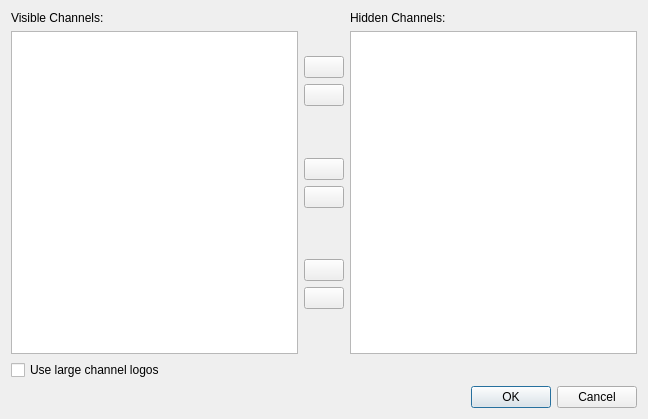
<?xml version="1.0" encoding="UTF-8"?>
<ui version="4.0">
 <class>ChannelEditor</class>
 <widget class="QDialog" name="ChannelEditor">
  <property name="geometry">
   <rect>
    <x>0</x>
    <y>0</y>
    <width>648</width>
    <height>419</height>
   </rect>
  </property>
  <property name="windowTitle">
   <string>Edit Channels</string>
  </property>
  <layout class="QVBoxLayout" name="verticalLayout_4">
   <item>
    <layout class="QHBoxLayout" name="horizontalLayout">
     <item>
      <layout class="QVBoxLayout" name="verticalLayout_2">
       <item>
        <widget class="QLabel" name="label">
         <property name="text">
          <string>Visible Channels:</string>
         </property>
        </widget>
       </item>
       <item>
        <widget class="QListWidget" name="activeChannels">
         <property name="selectionMode">
          <enum>QAbstractItemView::ExtendedSelection</enum>
         </property>
        </widget>
       </item>
      </layout>
     </item>
     <item>
      <layout class="QVBoxLayout" name="verticalLayout_3">
       <item>
        <spacer name="verticalSpacer">
         <property name="orientation">
          <enum>Qt::Vertical</enum>
         </property>
         <property name="sizeHint" stdset="0">
          <size>
           <width>20</width>
           <height>40</height>
          </size>
         </property>
        </spacer>
       </item>
       <item>
        <widget class="QPushButton" name="makeInactive">
         <property name="sizePolicy">
          <sizepolicy hsizetype="Fixed" vsizetype="Fixed">
           <horstretch>0</horstretch>
           <verstretch>0</verstretch>
          </sizepolicy>
         </property>
         <property name="toolTip">
          <string>Hide</string>
         </property>
         <property name="text">
          <string/>
         </property>
         <property name="icon">
          <iconset resource="tvguide.qrc">
           <normaloff>:/images/go-next.png</normaloff>:/images/go-next.png</iconset>
         </property>
        </widget>
       </item>
       <item>
        <widget class="QPushButton" name="makeActive">
         <property name="sizePolicy">
          <sizepolicy hsizetype="Fixed" vsizetype="Fixed">
           <horstretch>0</horstretch>
           <verstretch>0</verstretch>
          </sizepolicy>
         </property>
         <property name="toolTip">
          <string>Show</string>
         </property>
         <property name="text">
          <string/>
         </property>
         <property name="icon">
          <iconset resource="tvguide.qrc">
           <normaloff>:/images/go-previous.png</normaloff>:/images/go-previous.png</iconset>
         </property>
        </widget>
       </item>
       <item>
        <spacer name="verticalSpacer_4">
         <property name="orientation">
          <enum>Qt::Vertical</enum>
         </property>
         <property name="sizeHint" stdset="0">
          <size>
           <width>20</width>
           <height>40</height>
          </size>
         </property>
        </spacer>
       </item>
       <item>
        <widget class="QPushButton" name="setIconButton">
         <property name="toolTip">
          <string>Set Channel Logo</string>
         </property>
         <property name="text">
          <string/>
         </property>
         <property name="icon">
          <iconset resource="tvguide.qrc">
           <normaloff>:/images/document-open.png</normaloff>:/images/document-open.png</iconset>
         </property>
        </widget>
       </item>
       <item>
        <widget class="QPushButton" name="removeIconButton">
         <property name="toolTip">
          <string>Remove Channel Logo</string>
         </property>
         <property name="text">
          <string/>
         </property>
         <property name="icon">
          <iconset resource="tvguide.qrc">
           <normaloff>:/images/edit-delete.png</normaloff>:/images/edit-delete.png</iconset>
         </property>
        </widget>
       </item>
       <item>
        <spacer name="verticalSpacer_3">
         <property name="orientation">
          <enum>Qt::Vertical</enum>
         </property>
         <property name="sizeHint" stdset="0">
          <size>
           <width>20</width>
           <height>18</height>
          </size>
         </property>
        </spacer>
       </item>
       <item>
        <widget class="QPushButton" name="makeInactiveAll">
         <property name="sizePolicy">
          <sizepolicy hsizetype="Fixed" vsizetype="Fixed">
           <horstretch>0</horstretch>
           <verstretch>0</verstretch>
          </sizepolicy>
         </property>
         <property name="toolTip">
          <string>Hide All</string>
         </property>
         <property name="text">
          <string/>
         </property>
         <property name="icon">
          <iconset resource="tvguide.qrc">
           <normaloff>:/images/go-last.png</normaloff>:/images/go-last.png</iconset>
         </property>
        </widget>
       </item>
       <item>
        <widget class="QPushButton" name="makeActiveAll">
         <property name="sizePolicy">
          <sizepolicy hsizetype="Fixed" vsizetype="Fixed">
           <horstretch>0</horstretch>
           <verstretch>0</verstretch>
          </sizepolicy>
         </property>
         <property name="toolTip">
          <string>Show All</string>
         </property>
         <property name="text">
          <string/>
         </property>
         <property name="icon">
          <iconset resource="tvguide.qrc">
           <normaloff>:/images/go-first.png</normaloff>:/images/go-first.png</iconset>
         </property>
        </widget>
       </item>
       <item>
        <spacer name="verticalSpacer_2">
         <property name="orientation">
          <enum>Qt::Vertical</enum>
         </property>
         <property name="sizeHint" stdset="0">
          <size>
           <width>20</width>
           <height>40</height>
          </size>
         </property>
        </spacer>
       </item>
      </layout>
     </item>
     <item>
      <layout class="QVBoxLayout" name="verticalLayout">
       <item>
        <widget class="QLabel" name="label_2">
         <property name="text">
          <string>Hidden Channels:</string>
         </property>
        </widget>
       </item>
       <item>
        <widget class="QListWidget" name="inactiveChannels">
         <property name="selectionMode">
          <enum>QAbstractItemView::ExtendedSelection</enum>
         </property>
        </widget>
       </item>
      </layout>
     </item>
    </layout>
   </item>
   <item>
    <widget class="QCheckBox" name="largeIcons">
     <property name="text">
      <string>Use large channel logos</string>
     </property>
    </widget>
   </item>
   <item>
    <widget class="QDialogButtonBox" name="buttonBox">
     <property name="orientation">
      <enum>Qt::Horizontal</enum>
     </property>
     <property name="standardButtons">
      <set>QDialogButtonBox::Cancel|QDialogButtonBox::Ok</set>
     </property>
    </widget>
   </item>
  </layout>
 </widget>
 <tabstops>
  <tabstop>activeChannels</tabstop>
  <tabstop>inactiveChannels</tabstop>
  <tabstop>makeInactive</tabstop>
  <tabstop>makeActive</tabstop>
  <tabstop>setIconButton</tabstop>
  <tabstop>removeIconButton</tabstop>
  <tabstop>makeInactiveAll</tabstop>
  <tabstop>makeActiveAll</tabstop>
  <tabstop>largeIcons</tabstop>
  <tabstop>buttonBox</tabstop>
 </tabstops>
 <resources>
  <include location="tvguide.qrc"/>
 </resources>
 <connections/>
</ui>
